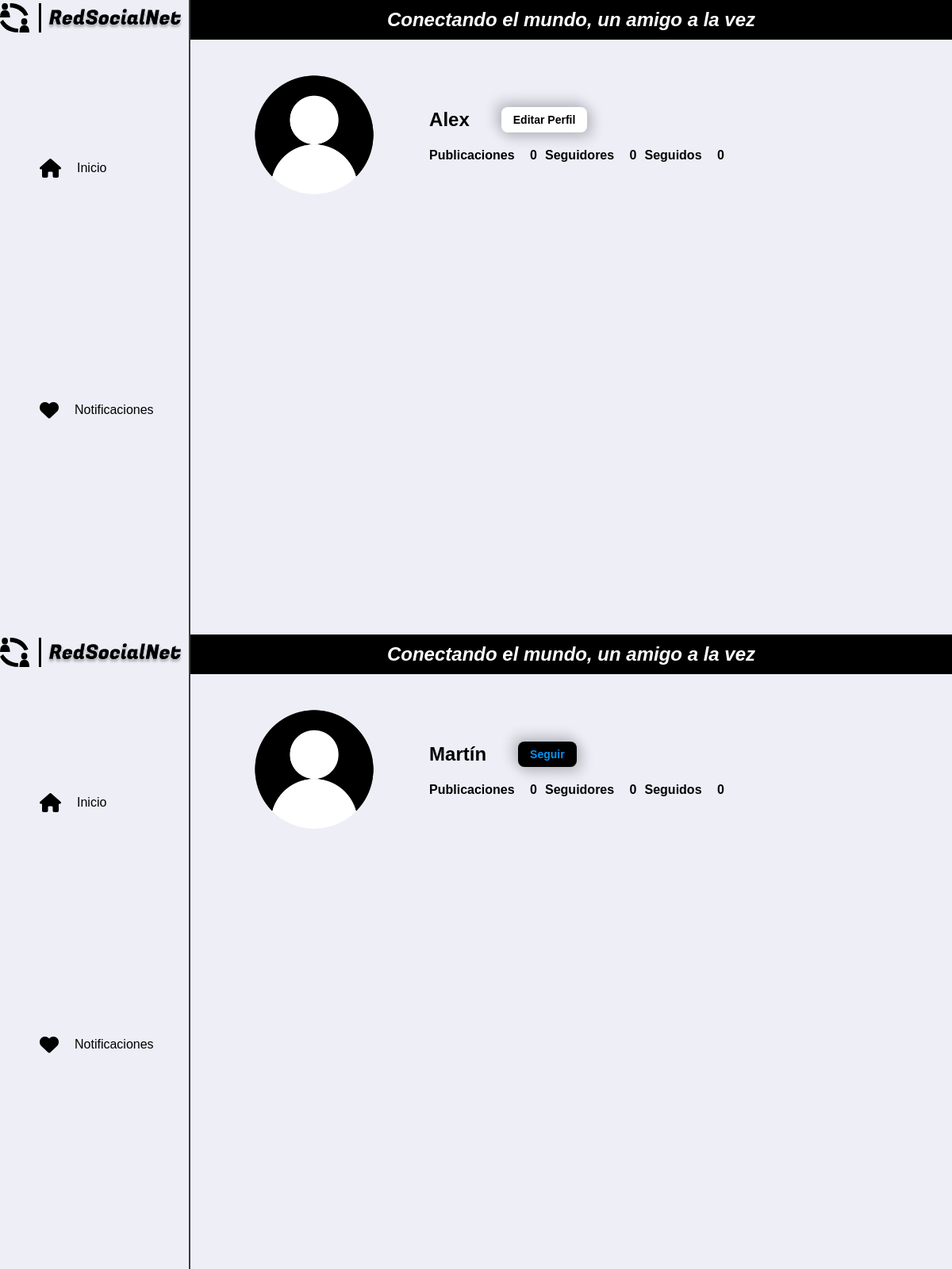
/Vistas/perfiles.php?id=7 (signed in), run on the app's committed database.
### tables this page shows
CREATE TABLE `perfiles` (
  `perfil_id` int(200) NOT NULL,
  `usuario_id` int(200) NOT NULL,
  `name` varchar(200) NOT NULL,
  `last_name` varchar(200) NOT NULL,
  `date_of_birth` date NOT NULL,
  `country` varchar(200) NOT NULL,
  `city` varchar(200) NOT NULL,
  `imagen_perfil` text NOT NULL
);

### Vistas/perfiles.php (the view, shortened to what the rows shown need)
<?php
require_once('../Clases/perfil.php');
require_once('../Clases/publicacion.php');
if (isset($_GET['id'])) {
    $profile_id = $_GET['id'];
    $perfil = new Perfil();
    $userData_P = $perfil->obtenerDatosUsuarioPublico($profile_id);
    $user_name_p = $userData_P['name'];
    $user_image_p = $userData_P['imagen_perfil'];
} else {
    echo "Hubo un error, inténtelo de nuevo";
}
?>
<!DOCTYPE html>
<html lang="en">
<head>
    <link rel="stylesheet" href="https://cdnjs.cloudflare.com/ajax/libs/font-awesome/6.4.2/css/all.min.css"
 />
    <link rel="stylesheet" href="../Css/perfil.css">
</head>
<body>
    <div class="grid-container">
        <header class="header">
            <div class="header__slogan">
                <h2>Conectando el mundo, un amigo a la vez</h2>
            </div>
        </header>
        <main class="main">
            <div class="main-cardUser">
                <div class="userInfo__imgProfile"><img src="<?php echo $user_image_p; ?>" alt="profile"></div>
                <div class="main-cardUser__info">
                    <div class="info_userInfo">
                        <div class="info-name">
                            <h2>
                                <?php echo $user_name_p; ?>
                            </h2>
                        </div>
                    </div>
                </div>
            </div>
    </div>
</body>
</html>

### Vistas/perfil.php (shortened to what the rows shown need)
<?php
require_once('../Clases/perfil.php');
require_once('../Clases/publicacion.php');
$perfil = new Perfil();
$userData = $perfil->obtenerDatosUsuario();
$user_name = $userData['name'];
$user_image = $userData['imagen_perfil'];
$publicacion = new Publicacion();
$newpublishingHTML = $publicacion->crearPublicacion();
?>
<!DOCTYPE html>
<html lang="en">
<head>
    <link rel="stylesheet" href="https://cdnjs.cloudflare.com/ajax/libs/font-awesome/6.4.2/css/all.min.css"
 />
    <link rel="stylesheet" href="../Css/perfil.css">
</head>
<body>
    <div class="grid-container">
        <header class="header">
            <div class="header__slogan">
                <h2>Conectando el mundo, un amigo a la vez</h2>
            </div>
        </header>
        <main class="main">
            <div class="main-cardUser">
                <div class="userInfo__imgProfile"><img src="<?php echo $user_image; ?>" alt="profile"></div>
                <div class="main-cardUser__info">
                    <div class="info_userInfo">
                        <div class="info-name">
                            <h2>
                                <?php echo $user_name; ?>
                            </h2>
                        </div>
                    </div>
                </div>
            </div>
        </main>
    </div>
</body>
</html>

### data on the page
perfiles: imagen_perfil (picture), name "Alex"
perfiles: imagen_perfil (picture), name "Martín"

### other printed values
$total_publicaciones "0"
$totalFollowers "0"
$totalFollowings "0"
$total_publicaciones_p "0"
$totalFollowers_p "0"
$totalFollowings_p "0"
